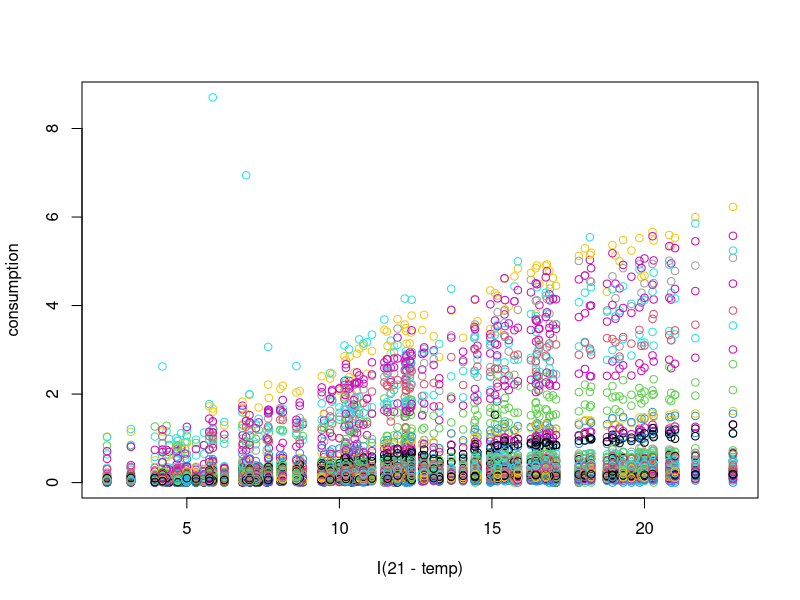
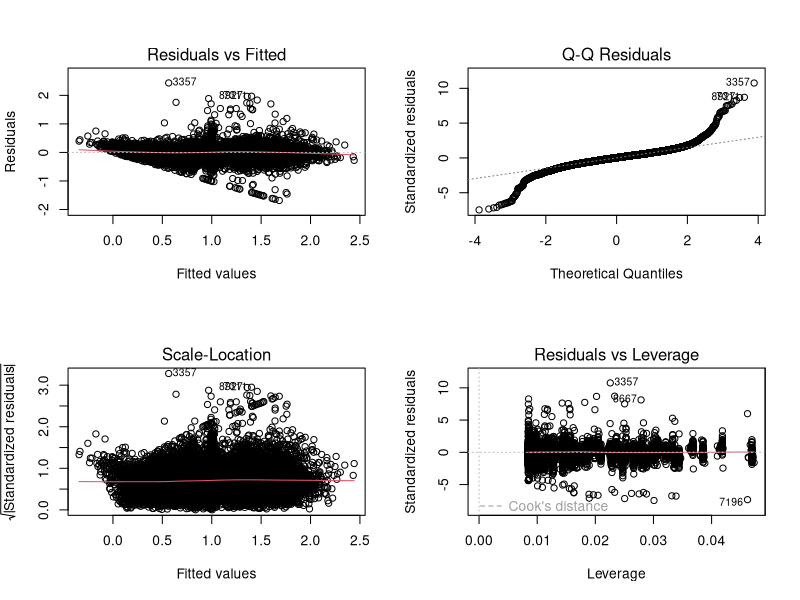

Reproduce these figures in R, in order. (Note: this script raises an error after producing the figures.)
## ---- chunk 1
knitr::opts_chunk$set(echo = TRUE)
## ---- chunk 2
df <- read.csv("merged_data.csv", header = TRUE)
head(df)
## ---- chunk 3
plot(consumption~I(21-temp), df, col = df$ID)

library(lubridate)
df$date <- as_date(df$date)
factor_cols <- c("ID","dir","cond", "fog", "rain")
df[factor_cols] <- lapply(df[factor_cols], factor) 

head(df)
## ---- chunk 4
df_cor <- subset(df, select = -c(ID,dir,cond, fog, rain ,date))
#plot(df_cor)

# Dew_pt needs to be excluded
df <- subset(df, select = -dew_pt)

head(df)
## ---- chunk 5
df_norm2 <- df
library(data.table)
df_norm2 <- setDT(df_norm2)[, consumption := consumption / mean(consumption), by = ID]
## ---- chunk 6
df_norm2$weekday <- weekdays(as.Date(df_norm2$date))

lm1d <- lm(consumption ~ ID + I(21-temp) + ID:I(21-temp), df_norm2)

library(car)
library(carData)
Anova(lm1d)
summary(lm1d)
par(mfrow = c(2,2))
plot(lm1d)

## ---- chunk 7
# Plot anova table
anova_1 <- Anova(lm1d)

library(kableExtra)
anova_1 %>%
  kable(caption = "ANCOVA (simple model)", digits = 20) %>%
  kable_classic(full_width = F, html_font = "Cambria") %>%
  as_image()

## ---- chunk 8
plot(lm1d$residuals, xlab = "Observation", ylab = "Residuals")
df_res <- df_norm2
df_res$residuals <- lm1d$residuals
df_res <- subset(df_res, residuals > -sd(residuals)*2.5 & residuals < sd(residuals)*2.5)
plot(df_res$residuals,xlab = "Observation", ylab = "Residuals")
## ---- chunk 9
#lm1e <- lm(consumption ~ ID + I(21-temp)+ weekday + ID:I(21-temp) + ID:weekday + I(21-temp):weekday , df_res)

lm1e <- lm(consumption ~ ID + I(21-temp) + ID:I(21-temp), df_res)


par(mfrow = c(2,2))
plot(lm1e)

#anova(lm1e)
#summary(lm1e)
## ---- chunk 10
summary(df)
## ---- chunk 11
#lm2a <- lm(consumption ~ ID + I(21-temp) + dir + cond + weekday + wind_spd + ID:I(21-temp) + ID:weekday + I(21-temp):dir, df_selected)


df_modelling <- subset(df_res, select = -c(date, residuals))
df_modelling$temp_diff <- I(21 - df_modelling$temp)


remove(df, df_cor, df_norm, df_norm2, df_res)


lm2a <- lm(consumption ~ ID + I(21-temp) + weekday + wind_spd + cond + hum, df_modelling)

anova(lm2a)
summary(lm2a)

par(mfrow = c(2,2))
plot(lm2a)
## ---- chunk 12
lm2c <- step(lm2a, k = log(dim(df_modelling)[1]), scope = ~.^2) #forward and backwards
## ---- chunk 13
library(car)
library(carData)
Anova(lm2c)

#the linearly dependent variables
ld.vars <- attributes(alias(lm2c)$Complete)$dimnames[[1]]

lm2d <- update(lm2c, .~.-weekday:cond)
lm2d <- update(lm2d, .~.-I(21-temp):cond)
lm2d <- update(lm2d, .~.-cond:hum)
lm2d <- update(lm2d, .~.-wind_spd:cond)

par(mfrow = c(2,2))
plot(lm2d)
## ---- chunk 14
anova_2c <- Anova(lm2c)
anova_2c %>%
  kable(digits = 20) %>%
  kable_classic(full_width = F, html_font = "Cambria") %>%
  as_image()
## ---- chunk 15
anova_2d <- Anova(lm2d)
anova_2d %>%
  kable(digits = 20) %>%
  kable_classic(full_width = F, html_font = "Cambria") %>%
  as_image()
## ---- chunk 16
summary_2d <- summary(lm2d)

summary_2d$coefficients[161:204,] %>%
  kable(digits = 20) %>%
  kable_classic(full_width = F, html_font = "Cambria") %>%
  as_image()
## ---- chunk 17
#the linearly dependent variables
ld.vars <- attributes(alias(lm2c)$Complete)$dimnames[[1]]

## ---- chunk 18
model_summ <- summary(lm2d)
model_coeff <- data.frame(model_summ$coefficients) 

model_coeff$ID <- seq.int(nrow(model_coeff))
## ---- chunk 19
model_coeff$names <- rownames(model_coeff)


coeff_df <- model_coeff[102:183,c(1,6)] #ID###:I(21-temp)
coeff_vector <- coeff_df[, 1]

temp_diff_intercept <- model_coeff[84,c(1,6)] #I(21-temp)
temp_diff_intercept_value <- temp_diff_intercept[,1]

df_coeffs <- rbind(temp_diff_intercept, coeff_df)
coeff_vector2 <- append(temp_diff_intercept_value, coeff_vector)

A <- diag(length(coeff_vector2))
A[,1] <- 1
insulation <- A %*% coeff_vector2
df_insulation <- data.frame(insulation)
df_insulation$ID <- df_coeffs$names

df_ordered <- df_insulation[order(df_insulation$insulation, decreasing = TRUE),]
## ---- chunk 20
est <- A %*% coeff_vector2
var_est <- A %*% model_summ$cov.unscaled[c(84,102:183),c(84,102:183)] %*% t(A) * model_summ$sigma^2
coef <- data.frame(Building=levels(df_modelling$ID), Slope = est, sd.error=sqrt(diag(var_est)))
coef$CI_UP <- coef$Slope + qt(0.975, lm2d$df.residual)*coef$sd.error
coef$CI_DOWN <- coef$Slope + qt(0.025, lm2d$df.residual)*coef$sd.error
coef_ordered <- coef[order(coef$Slope, decreasing = TRUE),]
## ---- chunk 21
coef_ordered[1:15, ] %>%
  kable(digits = 20) %>%
  kable_classic(full_width = F, html_font = "Cambria") %>%
  as_image()
## ---- chunk 22
